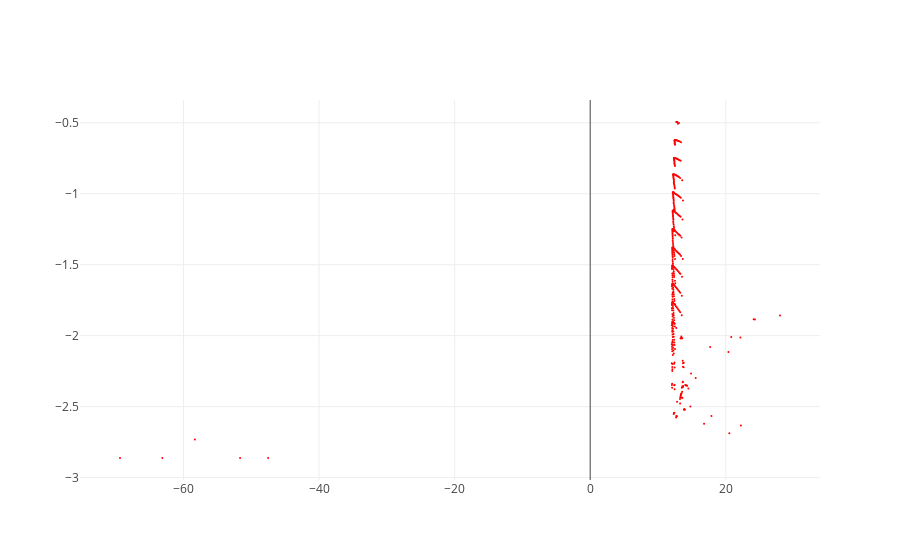

Source (notebook cell):
### Markdown cell above
## Plotting the images using this range

### Code cell
# select the image of choice between 0 to 49
img_choice = 34

# selecting the range values
x_range = [x_min[img_choice] , x_max[img_choice]]
y_range = [y_min[img_choice] , y_max[img_choice]]

# the scene to plot
scene_to_view = new_objects[img_height]

# plotting the graph with the given range and if you want to change the view change the needed_view variable
visualize(scene_to_view, needed_view, x_range, y_range)

### Figure 1 — Plotly figure (JSON) as saved in the notebook; plotly's stock layout.template omitted (floating-point values rounded to 4 significant figures; data arrays with more than 128 entries replaced by an {"elided": "..."} marker saying what was removed)
{"data": [{"marker": {"color": "red", "opacity": 1, "size": 2}, "mode": "markers", "type": "scatter", "uid": "5a118e39-7ea4-44fe-ac86-13647b8ac22a", "x": {"elided": "388 float values"}, "y": {"elided": "388 float values"}}], "layout": {"scene": {"xaxis": {"range": [-59.79, 40.21]}, "yaxis": {"range": [-6.622, 3.378]}}}}
